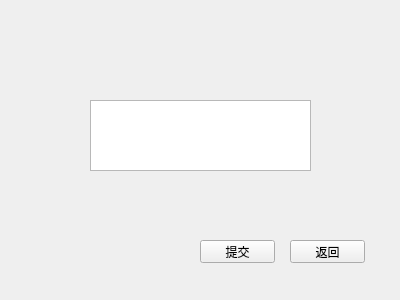
<?xml version="1.0" encoding="UTF-8"?>
<ui version="4.0">
 <class>usersearch</class>
 <widget class="QWidget" name="usersearch">
  <property name="geometry">
   <rect>
    <x>0</x>
    <y>0</y>
    <width>400</width>
    <height>300</height>
   </rect>
  </property>
  <property name="windowTitle">
   <string>Form</string>
  </property>
  <widget class="QPushButton" name="pushButton">
   <property name="geometry">
    <rect>
     <x>200</x>
     <y>240</y>
     <width>75</width>
     <height>23</height>
    </rect>
   </property>
   <property name="text">
    <string>提交</string>
   </property>
  </widget>
  <widget class="QPushButton" name="pushButton_2">
   <property name="geometry">
    <rect>
     <x>290</x>
     <y>240</y>
     <width>75</width>
     <height>23</height>
    </rect>
   </property>
   <property name="text">
    <string>返回</string>
   </property>
  </widget>
  <widget class="QTextEdit" name="textEdit">
   <property name="geometry">
    <rect>
     <x>90</x>
     <y>100</y>
     <width>221</width>
     <height>71</height>
    </rect>
   </property>
  </widget>
 </widget>
 <resources/>
 <connections/>
</ui>
